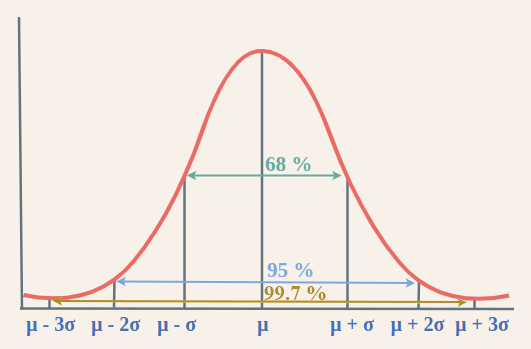
#> input picture Statistics & Probability/Transformation/Gaussian Transformation Methods/images/gaussian.png, 531 x 349 px, found by its file name
$ jupyter execute 'gaussian elimination.ipynb'   (text cells are left out)
#> lines starting #> are read from the running program, lines starting #| are printed output that depends on the picture; pictures that were not available may be replaced by others from this repository, and a replacement may not be noted
[cell 1]
from PIL import Image
from IPython.display import display

img = Image.open('images/gaussian.png')
#> img is the input picture: PIL image 531x349 RGBA; mean R, G, B, A 242.5, 234.5, 227.1, 255
new_image = img.resize((650, 685))
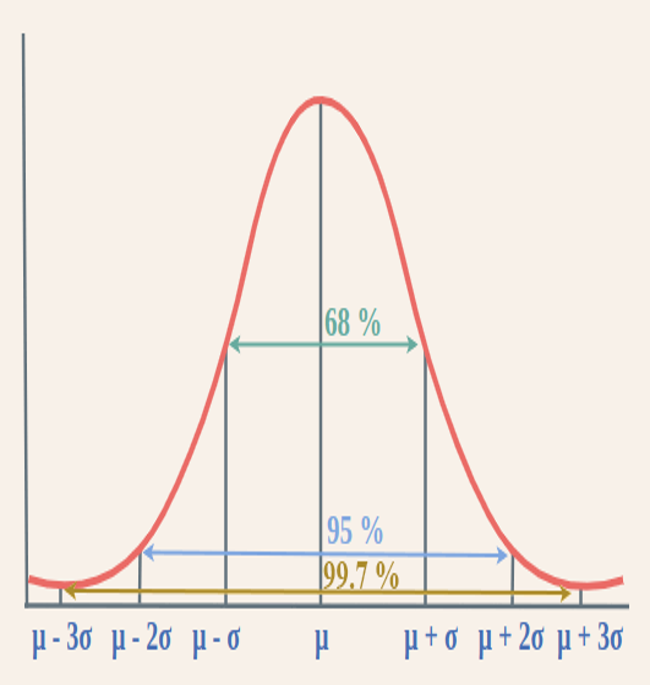
#> new_image: PIL image 650x685 RGBA; mean R, G, B, A 242.5, 234.5, 227.1, 255
display(new_image)

[cell 2]
from PIL import Image
from IPython.display import display

img = Image.open('images/gaussian3x3.png')
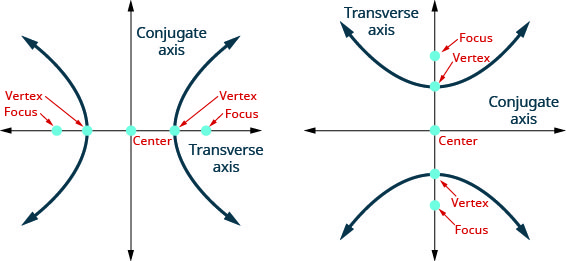
#> input picture Math/Geometry/images/hyperbola.jpeg, 566 x 261 px, given in place of gaussian3x3.png, which was not available
#> img is the input picture: PIL image 566x261 CMYK; mean R, G, B 243.5, 243.9, 244.5
new_image = img.resize((700, 685))
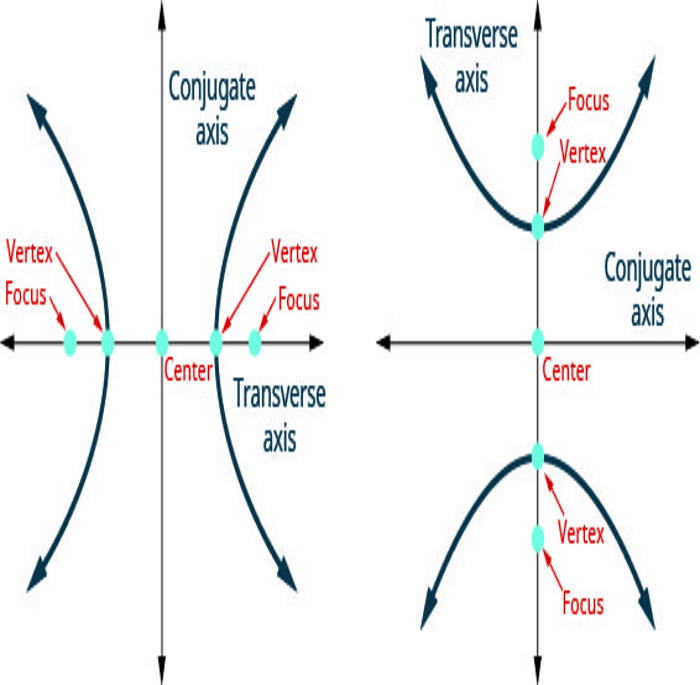
#> new_image: PIL image 700x685 CMYK; mean R, G, B 243.2, 243.6, 244.2
display(new_image)

img = Image.open('images/gaussian3x3_1.png')
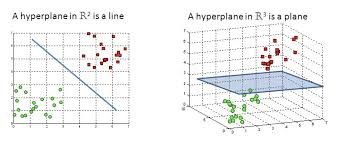
#> input picture Math/Geometry/images/hyperplane.jpeg, 345 x 146 px, given in place of gaussian3x3_1.png, which was not available
#> img is the input picture: PIL image 345x146 RGB; mean R, G, B 241, 241.7, 241.6
new_image = img.resize((600, 685))
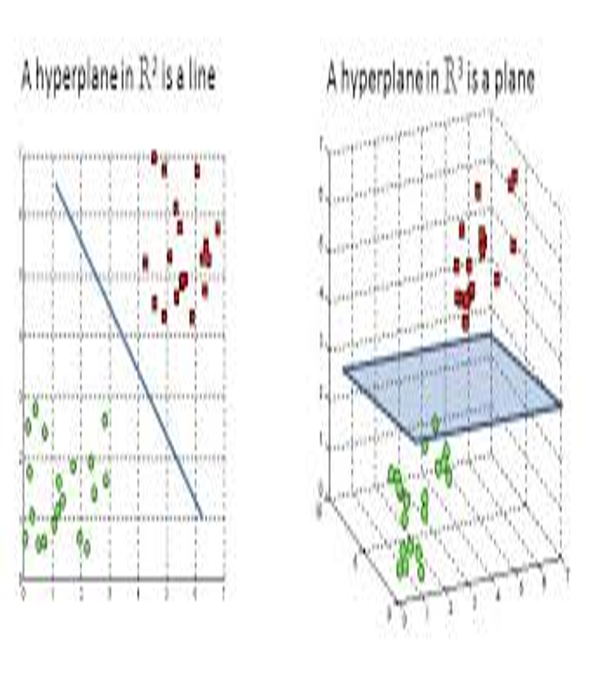
#> new_image: PIL image 600x685 RGB; mean R, G, B 240.8, 241.5, 241.4
display(new_image)
